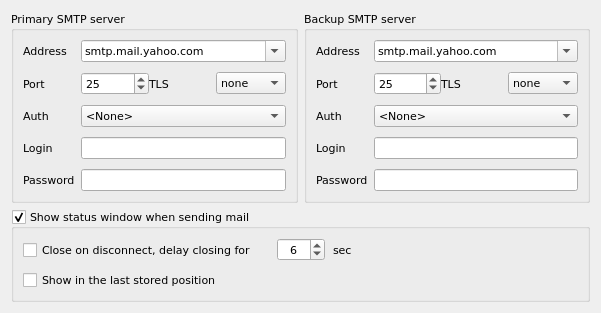
<?xml version="1.0" encoding="UTF-8"?>
<ui version="4.0">
 <class>MailerSettingsWidget</class>
 <widget class="QWidget" name="MailerSettingsWidget">
  <property name="geometry">
   <rect>
    <x>0</x>
    <y>0</y>
    <width>601</width>
    <height>313</height>
   </rect>
  </property>
  <property name="font">
   <font>
    <family>DejaVu Sans</family>
    <pointsize>8</pointsize>
   </font>
  </property>
  <property name="windowTitle">
   <string>Mailer settings</string>
  </property>
  <layout class="QVBoxLayout" name="verticalLayout_2">
   <item>
    <layout class="QHBoxLayout" name="horizontalLayout_3" stretch="1,1">
     <item>
      <widget class="QGroupBox" name="gpPrimarySmtpServer">
       <property name="title">
        <string>Primary SMTP server  </string>
       </property>
       <layout class="QFormLayout" name="formLayout_2">
        <property name="verticalSpacing">
         <number>10</number>
        </property>
        <item row="0" column="0">
         <widget class="QLabel" name="lblPrimarySmtpAddress">
          <property name="text">
           <string>Address</string>
          </property>
         </widget>
        </item>
        <item row="0" column="1">
         <widget class="QComboBox" name="cmbPrimarySmtpAddress">
          <property name="editable">
           <bool>true</bool>
          </property>
          <item>
           <property name="text">
            <string>smtp.mail.yahoo.com</string>
           </property>
          </item>
         </widget>
        </item>
        <item row="1" column="0">
         <widget class="QLabel" name="lblPrimarySmtpPort">
          <property name="text">
           <string>Port</string>
          </property>
         </widget>
        </item>
        <item row="1" column="1">
         <layout class="QHBoxLayout" name="horizontalLayout_2">
          <item>
           <widget class="QSpinBox" name="spinPrimarySmtpPort">
            <property name="minimum">
             <number>1</number>
            </property>
            <property name="maximum">
             <number>65535</number>
            </property>
            <property name="value">
             <number>25</number>
            </property>
           </widget>
          </item>
          <item>
           <widget class="QLabel" name="lblPrimarySmtpTls">
            <property name="text">
             <string>TLS</string>
            </property>
           </widget>
          </item>
          <item>
           <widget class="QComboBox" name="cmbPrimarySmtpTls">
            <item>
             <property name="text">
              <string>none</string>
             </property>
            </item>
            <item>
             <property name="text">
              <string>Implicit</string>
             </property>
            </item>
            <item>
             <property name="text">
              <string>Explicit</string>
             </property>
            </item>
           </widget>
          </item>
         </layout>
        </item>
        <item row="2" column="0">
         <widget class="QLabel" name="lblPrimarySmtpAuth">
          <property name="text">
           <string>Auth</string>
          </property>
         </widget>
        </item>
        <item row="2" column="1">
         <widget class="QComboBox" name="cmbPrimarySmtpAuth">
          <item>
           <property name="text">
            <string>&lt;None&gt;</string>
           </property>
          </item>
          <item>
           <property name="text">
            <string>Plain</string>
           </property>
          </item>
          <item>
           <property name="text">
            <string>Login</string>
           </property>
          </item>
          <item>
           <property name="text">
            <string>Cram-MD5</string>
           </property>
          </item>
          <item>
           <property name="text">
            <string>Cram-SHA1</string>
           </property>
          </item>
          <item>
           <property name="text">
            <string>NTLM</string>
           </property>
          </item>
          <item>
           <property name="text">
            <string>POP before SMTP</string>
           </property>
          </item>
         </widget>
        </item>
        <item row="3" column="0">
         <widget class="QLabel" name="lblPrimarySmtpLogin">
          <property name="text">
           <string>Login</string>
          </property>
         </widget>
        </item>
        <item row="3" column="1">
         <widget class="QLineEdit" name="editPrimarySmtpLogin"/>
        </item>
        <item row="4" column="0">
         <widget class="QLabel" name="lblPrimarySmtpPassword">
          <property name="text">
           <string>Password</string>
          </property>
         </widget>
        </item>
        <item row="4" column="1">
         <widget class="QLineEdit" name="editPrimarySmtpPassword"/>
        </item>
       </layout>
      </widget>
     </item>
     <item>
      <widget class="QGroupBox" name="gpBackupSmtpServer">
       <property name="title">
        <string>Backup SMTP server  </string>
       </property>
       <layout class="QFormLayout" name="formLayout">
        <property name="verticalSpacing">
         <number>10</number>
        </property>
        <item row="0" column="0">
         <widget class="QLabel" name="lblBackupSmtpAddress">
          <property name="text">
           <string>Address</string>
          </property>
         </widget>
        </item>
        <item row="0" column="1">
         <widget class="QComboBox" name="cmbBackupSmtpAddress">
          <property name="editable">
           <bool>true</bool>
          </property>
          <item>
           <property name="text">
            <string>smtp.mail.yahoo.com</string>
           </property>
          </item>
         </widget>
        </item>
        <item row="1" column="0">
         <widget class="QLabel" name="lblBackupSmtpPort">
          <property name="text">
           <string>Port</string>
          </property>
         </widget>
        </item>
        <item row="1" column="1">
         <layout class="QHBoxLayout" name="horizontalLayout">
          <item>
           <widget class="QSpinBox" name="spinBackupSmtpPort">
            <property name="minimum">
             <number>1</number>
            </property>
            <property name="maximum">
             <number>65535</number>
            </property>
            <property name="value">
             <number>25</number>
            </property>
           </widget>
          </item>
          <item>
           <widget class="QLabel" name="lblBackupSmtpTls">
            <property name="text">
             <string>TLS</string>
            </property>
           </widget>
          </item>
          <item>
           <widget class="QComboBox" name="cmbBackupSmtpTls">
            <item>
             <property name="text">
              <string>none</string>
             </property>
            </item>
            <item>
             <property name="text">
              <string>Implicit</string>
             </property>
            </item>
            <item>
             <property name="text">
              <string>Explicit</string>
             </property>
            </item>
           </widget>
          </item>
         </layout>
        </item>
        <item row="2" column="0">
         <widget class="QLabel" name="lblBackupSmtpAuth">
          <property name="text">
           <string>Auth</string>
          </property>
         </widget>
        </item>
        <item row="2" column="1">
         <widget class="QComboBox" name="cmbBackupSmtpAuth">
          <item>
           <property name="text">
            <string>&lt;None&gt;</string>
           </property>
          </item>
          <item>
           <property name="text">
            <string>Plain</string>
           </property>
          </item>
          <item>
           <property name="text">
            <string>Login</string>
           </property>
          </item>
          <item>
           <property name="text">
            <string>Cram-MD5</string>
           </property>
          </item>
          <item>
           <property name="text">
            <string>Cram-SHA1</string>
           </property>
          </item>
          <item>
           <property name="text">
            <string>NTLM</string>
           </property>
          </item>
          <item>
           <property name="text">
            <string>POP before SMTP</string>
           </property>
          </item>
         </widget>
        </item>
        <item row="3" column="0">
         <widget class="QLabel" name="lblBackupSmtpLogin">
          <property name="text">
           <string>Login</string>
          </property>
         </widget>
        </item>
        <item row="3" column="1">
         <widget class="QLineEdit" name="editBackupSmtpLogin"/>
        </item>
        <item row="4" column="0">
         <widget class="QLabel" name="lblBackupSmtpPassword">
          <property name="text">
           <string>Password</string>
          </property>
         </widget>
        </item>
        <item row="4" column="1">
         <widget class="QLineEdit" name="editBackupSmtpPassword"/>
        </item>
       </layout>
      </widget>
     </item>
    </layout>
   </item>
   <item>
    <widget class="QGroupBox" name="gpShowStatusWindow">
     <property name="title">
      <string>Show status window when sending mail</string>
     </property>
     <property name="checkable">
      <bool>true</bool>
     </property>
     <layout class="QVBoxLayout" name="verticalLayout">
      <property name="spacing">
       <number>8</number>
      </property>
      <item>
       <layout class="QHBoxLayout" name="horizontalLayout_4">
        <item>
         <widget class="QCheckBox" name="chkCloseOnDisconnect">
          <property name="text">
           <string>Close on disconnect, delay closing for </string>
          </property>
         </widget>
        </item>
        <item>
         <widget class="QSpinBox" name="spinCloseOnDisconnect">
          <property name="sizePolicy">
           <sizepolicy hsizetype="Maximum" vsizetype="Fixed">
            <horstretch>0</horstretch>
            <verstretch>0</verstretch>
           </sizepolicy>
          </property>
          <property name="alignment">
           <set>Qt::AlignCenter</set>
          </property>
          <property name="correctionMode">
           <enum>QAbstractSpinBox::CorrectToPreviousValue</enum>
          </property>
          <property name="maximum">
           <number>600</number>
          </property>
          <property name="value">
           <number>6</number>
          </property>
         </widget>
        </item>
        <item>
         <widget class="QLabel" name="label_148">
          <property name="text">
           <string>sec</string>
          </property>
         </widget>
        </item>
       </layout>
      </item>
      <item>
       <widget class="QCheckBox" name="chkShowInLastPosition">
        <property name="text">
         <string>Show in the last stored position</string>
        </property>
       </widget>
      </item>
     </layout>
    </widget>
   </item>
  </layout>
 </widget>
 <resources/>
 <connections/>
</ui>
